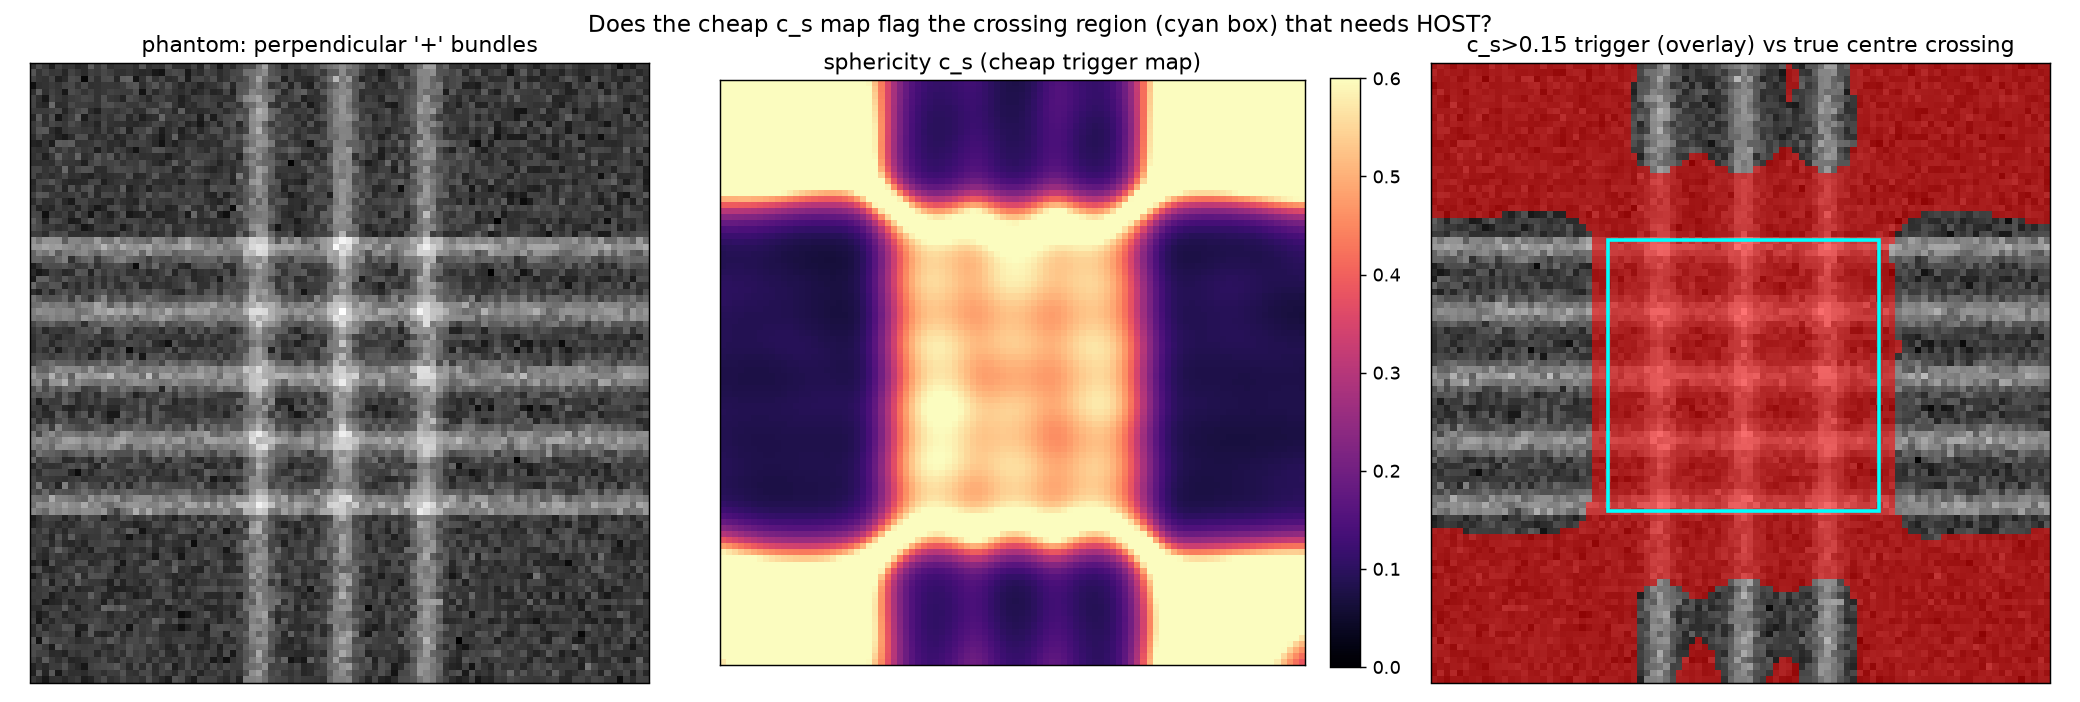

Generate this figure with Python:
"""
crossing_trigger_test.py

Can a CHEAP 2nd-order map localise the crossing region -- so HOST-FOD is run
only there, not everywhere? Our current trigger metric is sphericity
c_s = 3*lambda3/(lambda1+lambda2+lambda3) from the plain structure tensor, gated
at c_s > 0.15. This tests it on a clean phantom with a KNOWN crossing region.

Phantom: a "+" of two perpendicular Gaussian-tube bundles.
  - horizontal bundle (tubes along x) fills the slab |y| < HALF
  - vertical  bundle (tubes along y) fills the slab |x| < HALF
  -> central square (|x|<HALF & |y|<HALF)  = OVERLAP  = CROSSING  (needs HOST)
  -> horizontal arm (|y|<HALF, |x|>HALF)   = single fibre        (e3 is fine)
  -> vertical arm   (|x|<HALF, |y|>HALF)   = single fibre        (e3 is fine)

We compute the c_s field (one cheap structure-tensor pass) and ask: is c_s
systematically HIGHER in the crossing than in the single arms, and does the 0.15
gate separate them? Also compare planarity c_p (single fibre is planar) as an
alternative cheap trigger. Reuses _tube_family/_coords (crossing_shape_3d) and
the same structure_tensor_3d/eig_special_3d used everywhere.
"""

import warnings
warnings.filterwarnings("ignore")

import numpy as np
from structure_tensor import structure_tensor_3d, eig_special_3d

from crossing_shape_3d import _tube_family, _coords

EPS = 1e-12


def make_perp_bundles(shape=(96, 96, 96), width=1.5, spacing=10.0, spacing2=13.0,
                      half=22, noise_sigma=0.2, seed=0):
    x, y, z = _coords(shape)                     # centred coords, (x,y,z)
    b1 = _tube_family((x, y, z), [1, 0, 0], spacing, width)    # tubes along x
    b2 = _tube_family((x, y, z), [0, 1, 0], spacing2, width)   # tubes along y
    horiz = np.abs(y) < half                     # where bundle 1 lives
    vert = np.abs(x) < half                      # where bundle 2 lives
    vol = np.where(horiz, b1, 0.0) + np.where(vert, b2, 0.0)
    if noise_sigma > 0:
        rng = np.random.default_rng(seed)
        vol = vol + noise_sigma * rng.standard_normal(shape).astype(np.float32)
    vol = (vol - vol.min()) / (np.ptp(vol) + EPS)
    masks = dict(crossing=horiz & vert, arm_h=horiz & ~vert,
                 arm_v=vert & ~horiz, empty=~horiz & ~vert)
    return vol.astype(np.float32), masks


def shape_fields(vol, sigma=1.0, rho=4.0):
    """Per-voxel c_s (sphericity) and c_p (planarity) from the 2nd-order tensor."""
    S = structure_tensor_3d(vol.astype(np.float32), sigma, rho)
    val, _ = eig_special_3d(S)                   # val desc: val[0]>=val[1]>=val[2]
    l1, l2, l3 = val[0], val[1], val[2]
    s = l1 + l2 + l3 + EPS
    c_s = 3.0 * l3 / s
    c_p = 2.0 * (l2 - l3) / s
    return c_s, c_p


if __name__ == "__main__":
    import matplotlib
    matplotlib.use("Agg")
    import matplotlib.pyplot as plt

    vol, masks = make_perp_bundles()
    c_s, c_p = shape_fields(vol)
    h = vol.shape[0] // 2

    print("=" * 66)
    print("CROSSING-TRIGGER TEST: can c_s localise the crossing?")
    print(f"  {'region':>12} | {'mean c_s':>9} | {'mean c_p':>9} | {'frac c_s>0.15':>13}")
    for name in ("crossing", "arm_h", "arm_v", "empty"):
        m = masks[name]
        print(f"  {name:>12} | {c_s[m].mean():9.3f} | {c_p[m].mean():9.3f} | "
              f"{(c_s[m] > 0.15).mean():13.1%}")
    cross_cs = c_s[masks["crossing"]]
    arm_cs = c_s[masks["arm_h"] | masks["arm_v"]]
    # can the 0.15 gate separate crossing voxels from single-arm voxels?
    tp = (cross_cs > 0.15).mean()          # crossing correctly flagged
    fp = (arm_cs > 0.15).mean()            # single arm wrongly flagged
    print("-" * 66)
    print(f"  gate c_s>0.15:  crossing flagged (recall)={tp:.1%},  "
          f"single-arm falsely flagged (FPR)={fp:.1%}")
    sep = cross_cs.mean() - arm_cs.mean()
    print(f"  mean c_s gap (crossing - single arm) = {sep:+.3f}")
    print("=" * 66)

    fig, ax = plt.subplots(1, 3, figsize=(16, 5.4))
    ax[0].imshow(vol[h], cmap="gray"); ax[0].set_title("phantom: perpendicular '+' bundles")
    im1 = ax[1].imshow(c_s[h], cmap="magma", vmin=0, vmax=0.6)
    ax[1].set_title("sphericity c_s (cheap trigger map)")
    fig.colorbar(im1, ax=ax[1], fraction=0.046, pad=0.04)
    trig = (c_s[h] > 0.15).astype(float)
    ax[2].imshow(vol[h], cmap="gray")
    ax[2].imshow(np.ma.masked_where(trig < 0.5, trig), cmap="autumn", alpha=0.55)
    ax[2].set_title("c_s>0.15 trigger (overlay) vs true centre crossing")
    # outline the true crossing square
    xs = np.where(masks["crossing"][h].any(axis=0))[0]
    ys = np.where(masks["crossing"][h].any(axis=1))[0]
    if xs.size and ys.size:
        ax[2].add_patch(plt.Rectangle((xs[0], ys[0]), xs[-1]-xs[0], ys[-1]-ys[0],
                                      fill=False, edgecolor="cyan", lw=2))
    for a in ax:
        a.set_xticks([]); a.set_yticks([])
    fig.suptitle("Does the cheap c_s map flag the crossing region (cyan box) that needs HOST?",
                 fontsize=13)
    fig.tight_layout(); fig.savefig("crossing_trigger_test.png", dpi=130)
    print("Saved crossing_trigger_test.png")
